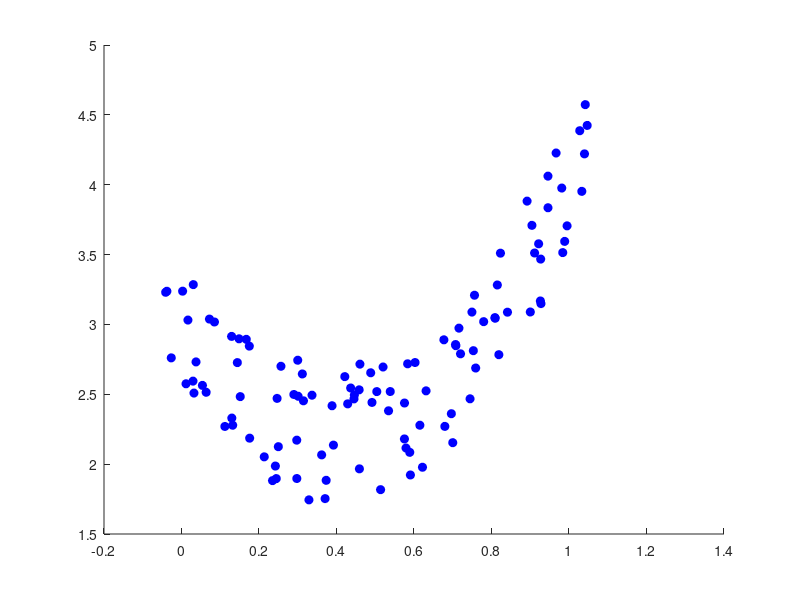
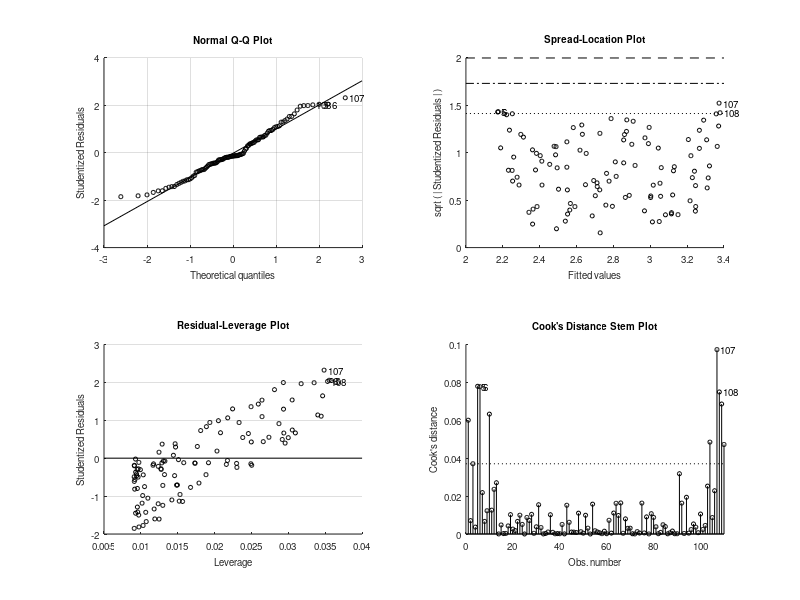

Here is the MATLAB script that generated these plots, in order: (Note: this script raises an error after producing the figures.)
function fitting_example
%FITTING_EXAMPLE show fminsearch in fitting a model 
%
% 2017-2020, Alexander Heimel

%% measure data
%clear all
nature_params = [5 -4 3];
disp(['Nature: ' mat2str(nature_params)]);

n_trials = 10;
data.x = repmat(0:0.1:1,n_trials,1) + 0.1*(rand(n_trials,11)-0.5);
data.y = polyval(nature_params,data.x) + (rand(size(data.x))-0.5);

% plot data
figure;
plot(data.x(:),data.y(:),'ob','MarkerFace',[0 0 1])
box off

%% fit linear model
lm = fitlm(data.x(:),data.y(:))
co = lm.Coefficients.Estimate;
x = linspace(min(data.x(:)),max(data.x(:)),100);
hold on
h.lm = plot(x,co(1) + co(2)*x,'-','linewidth',2);

%% fit model using polyfit
polyfit_params = polyfit(data.x(:),data.y(:),2);
disp(['Polyfit: ' mat2str(polyfit_params,3)]);
hold on
%x = unique(data.x);
h.poly = plot(x,polyval(polyfit_params,x),'-k','linewidth',2);

%% fit model using fminsearch
fmin_params = fminsearch( @(p) poly_cost(p,data),[1 1 1]);
disp(['Fminsearch: ' mat2str(fmin_params,3)]);
hold on
h.fmin = plot(x,polyval(fmin_params,x),'-','linewidth',2);

function cost = poly_cost(params,data)
cost = sum((polyval(params,data.x(:)) - data.y(:) ).^2);

